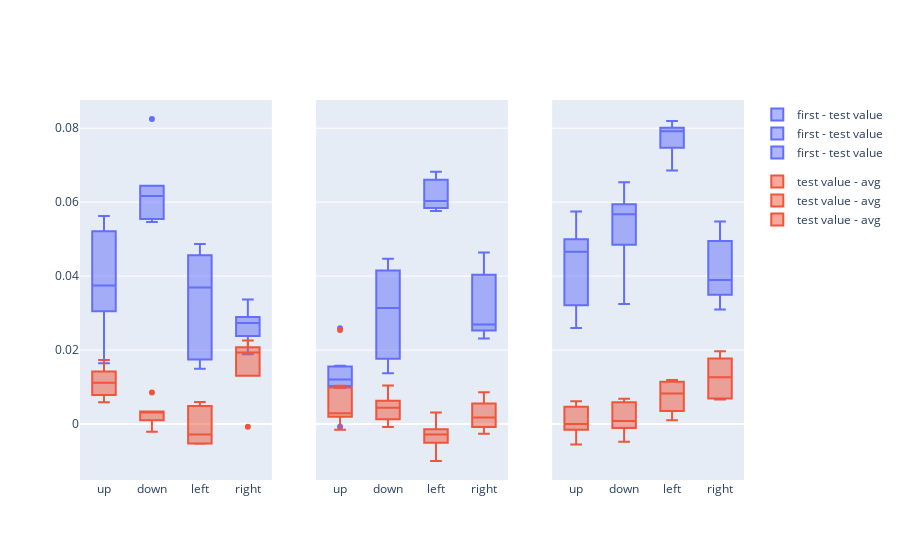

Source (notebook cell):
### Code cell
# rms cut off = 1
fig = SealAnalysis.Plot.around_delta(
    SealAnalysis.Table.generate_delta_table(around_gap, test_ordinal=modified_target_ordinals).sort('Condition'),
    x='Location',
    y='Delta(um)',
    color='Class',
)
fig.show()

### Figure 1 — Plotly figure (JSON) as saved in the notebook; plotly's stock layout.template omitted (floating-point values rounded to 4 significant figures)
{"data": [{"alignmentgroup": "True", "hovertemplate": "Class=first - test value<br>Location=%{x}<br>Delta(um)=%{y}<extra></extra>", "legendgroup": "first - test value", "marker": {"color": "#636efa"}, "name": "first - test value", "notched": false, "offsetgroup": "first - test value", "orientation": "v", "showlegend": true, "type": "box", "x": ["up", "down", "left", "right", "up", "down", "left", "right", "up", "down", "left", "right", "up", "down", "left", "right", "up", "down", "left", "right", "up", "down", "left", "right"], "x0": " ", "xaxis": "x", "y": [0.03051, 0.05942, 0.03205, 0.03366, 0.0434, 0.06394, 0.04567, 0.02835, 0.01643, 0.06447, 0.04176, 0.01891, 0.05211, 0.08249, 0.0487, 0.02627, 0.05625, 0.05462, 0.01749, 0.02384, 0.03149, 0.05547, 0.01494, 0.02893], "y0": " ", "yaxis": "y"}, {"alignmentgroup": "True", "hovertemplate": "Class=test value - avg<br>Location=%{x}<br>Delta(um)=%{y}<extra></extra>", "legendgroup": "test value - avg", "marker": {"color": "#EF553B"}, "name": "test value - avg", "notched": false, "offsetgroup": "test value - avg", "orientation": "v", "showlegend": true, "type": "box", "x": ["up", "down", "left", "right", "up", "down", "left", "right", "up", "down", "left", "right", "up", "down", "left", "right", "up", "down", "left", "right", "up", "down", "left", "right"], "x0": " ", "xaxis": "x", "y": [0.01422, 0.003274, -0.002647, 0.02257, 0.005871, -0.002081, -0.00297, 0.01305, 0.00788, 0.008566, 0.004902, 0.01965, 0.009326, 0.003397, 0.005969, -0.0007125, 0.01734, 0.001031, -0.005303, 0.02075, 0.01296, 0.003157, -0.00523, 0.01908], "y0": " ", "yaxis": "y"}, {"alignmentgroup": "True", "hovertemplate": "Class=first - test value<br>Location=%{x}<br>Delta(um)=%{y}<extra></extra>", "legendgroup": "first - test value", "marker": {"color": "#636efa"}, "name": "first - test value", "notched": false, "offsetgroup": "first - test value", "orientation": "v", "showlegend": true, "type": "box", "x": ["up", "down", "left", "right", "up", "down", "left", "right", "up", "down", "left", "right", "up", "down", "left", "right", "up", "down", "left", "right", "up", "down", "left", "right", "up", "down", "left", "right"], "x0": " ", "xaxis": "x2", "y": [0.01175, 0.01371, 0.0582, 0.02511, 0.01575, 0.04469, 0.06031, 0.02694, 0.0151, 0.03141, 0.06826, 0.03044, -0.000711, 0.04055, 0.05912, 0.02312, 0.02593, 0.01423, 0.05765, 0.04637, 0.01204, 0.02787, 0.06687, 0.04369, 0.00982, 0.04181, 0.06354, 0.026], "y0": " ", "yaxis": "y2"}, {"alignmentgroup": "True", "hovertemplate": "Class=test value - avg<br>Location=%{x}<br>Delta(um)=%{y}<extra></extra>", "legendgroup": "test value - avg", "marker": {"color": "#EF553B"}, "name": "test value - avg", "notched": false, "offsetgroup": "test value - avg", "orientation": "v", "showlegend": true, "type": "box", "x": ["up", "down", "left", "right", "up", "down", "left", "right", "up", "down", "left", "right", "up", "down", "left", "right", "up", "down", "left", "right", "up", "down", "left", "right", "up", "down", "left", "right"], "x0": " ", "xaxis": "x2", "y": [0.002054, 0.01042, -0.00998, -0.001399, 0.02541, 0.006411, 0.003104, 0.0009201, 0.002955, 0.0004033, -0.003277, 0.00864, 0.00834, 0.004451, -0.001282, 0.003612, 0.001949, -0.0007992, -0.005665, 0.001756, -0.001536, 0.004114, -0.002847, 0.006204, 0.0104, 0.005952, -0.001749, -0.002587], "y0": " ", "yaxis": "y2"}, {"alignmentgroup": "True", "hovertemplate": "Class=first - test value<br>Location=%{x}<br>Delta(um)=%{y}<extra></extra>", "legendgroup": "first - test value", "marker": {"color": "#636efa"}, "name": "first - test value", "notched": false, "offsetgroup": "first - test value", "orientation": "v", "showlegend": true, "type": "box", "x": ["up", "down", "left", "right", "up", "down", "left", "right", "up", "down", "left", "right", "up", "down", "left", "right", "up", "down", "left", "right"], "x0": " ", "xaxis": "x3", "y": [0.04749, 0.05746, 0.07917, 0.03893, 0.02596, 0.03244, 0.06855, 0.03633, 0.03422, 0.05384, 0.07953, 0.03101, 0.05751, 0.05675, 0.08197, 0.05481, 0.04658, 0.06536, 0.07675, 0.04776], "y0": " ", "yaxis": "y3"}, {"alignmentgroup": "True", "hovertemplate": "Class=test value - avg<br>Location=%{x}<br>Delta(um)=%{y}<extra></extra>", "legendgroup": "test value - avg", "marker": {"color": "#EF553B"}, "name": "test value - avg", "notched": false, "offsetgroup": "test value - avg", "orientation": "v", "showlegend": true, "type": "box", "x": ["up", "down", "left", "right", "up", "down", "left", "right", "up", "down", "left", "right", "up", "down", "left", "right", "up", "down", "left", "right"], "x0": " ", "xaxis": "x3", "y": [0.00424, 0.006834, 0.00824, 0.0127, 1.17e-05, -0.004807, 0.001027, 0.006992, -0.005537, 0.0002005, 0.004404, 0.006643, -0.0002291, 0.005619, 0.0113, 0.01969, 0.00616, 0.0008467, 0.01189, 0.01711], "y0": " ", "yaxis": "y3"}], "layout": {"xaxis": {"anchor": "y", "domain": [0, 0.2889]}, "xaxis2": {"anchor": "y2", "domain": [0.3556, 0.6444]}, "xaxis3": {"anchor": "y3", "domain": [0.7111, 1]}, "yaxis": {"anchor": "x", "domain": [0, 1]}, "yaxis2": {"anchor": "x2", "domain": [0, 1], "matches": "y", "showticklabels": false}, "yaxis3": {"anchor": "x3", "domain": [0, 1], "matches": "y", "showticklabels": false}}}
